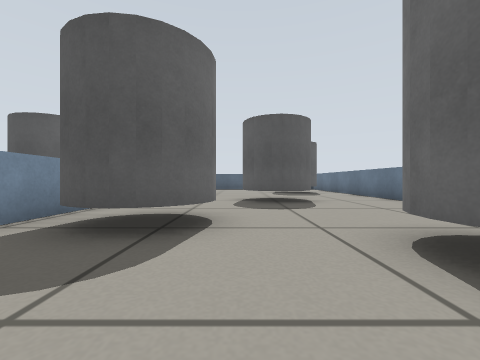
view 1 (above)

22 first-person views from a walk through a Gazebo world. The camera is 0.3 m above the floor, looks level and sees 90° across. The floor is counted in squares, 0.5 m on a side. Each view is taken from the middle of a square. On the plan, view 1 faces up. The plan holds only what a view shows up to about 9 squares ahead; the rest is blank.

view 2
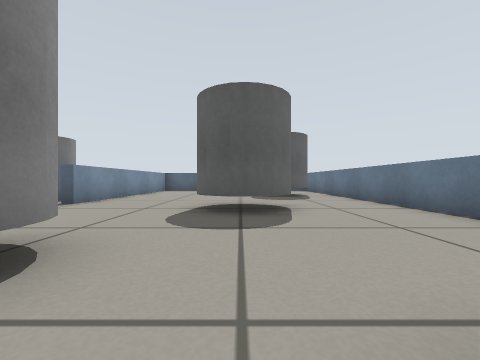

view 3
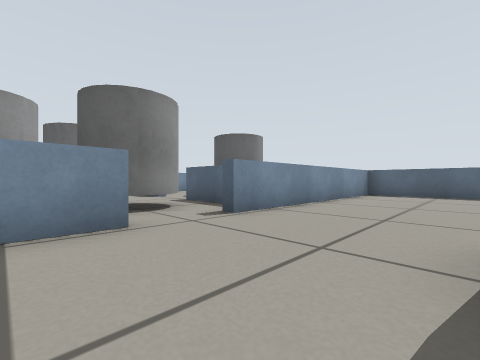

view 4
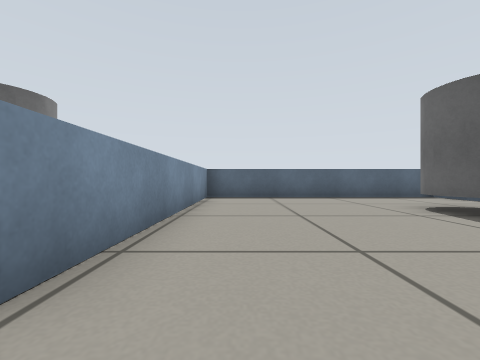

view 5
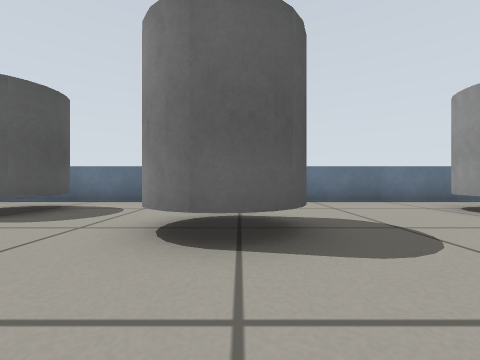

view 6
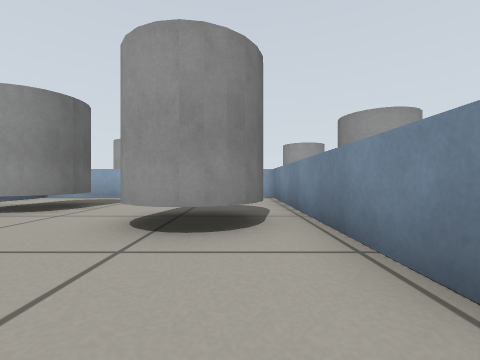

view 7
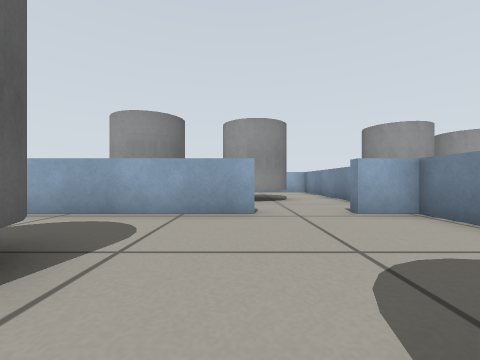

view 8
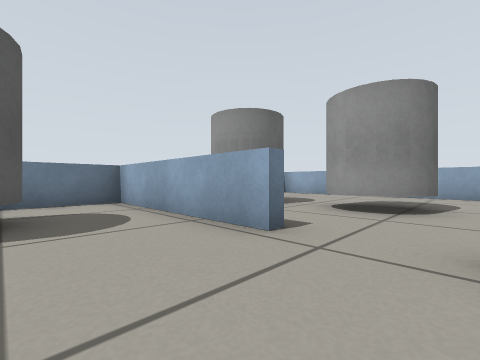

view 9
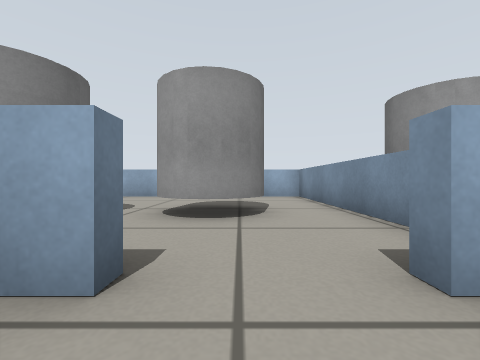

view 10
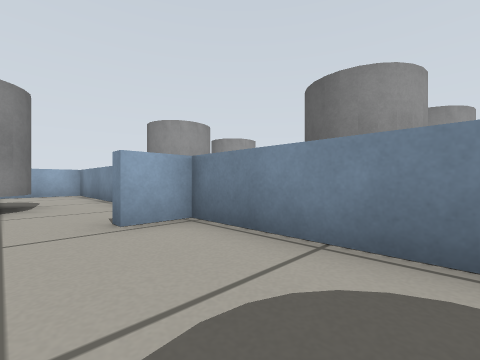

view 11
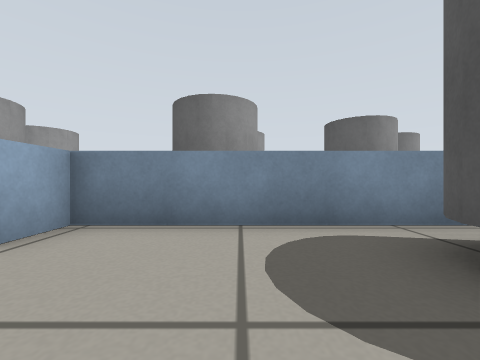

view 12
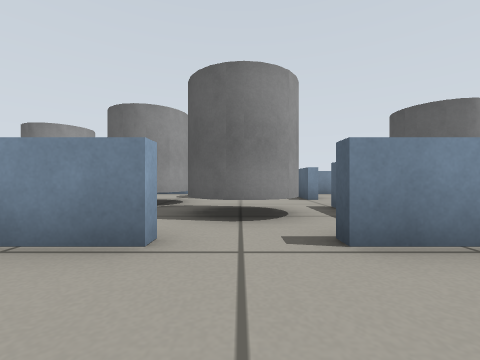

view 13
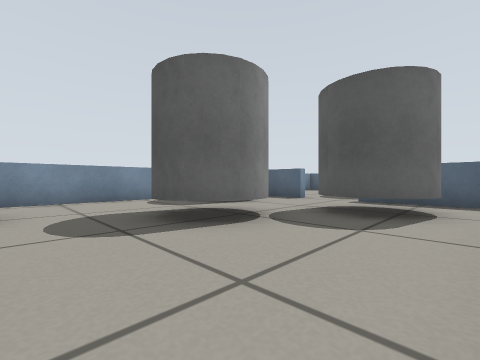

view 14
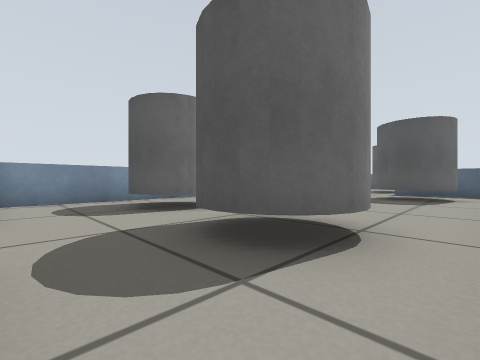

view 15
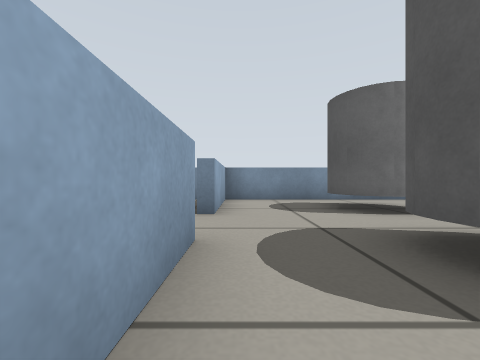

view 16
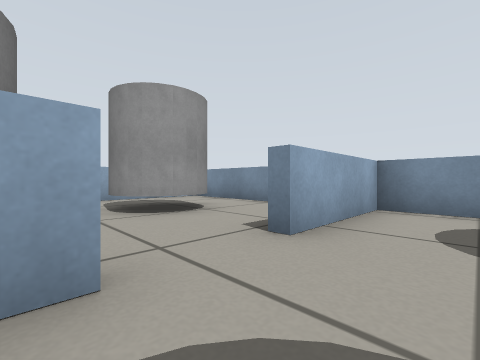

view 17
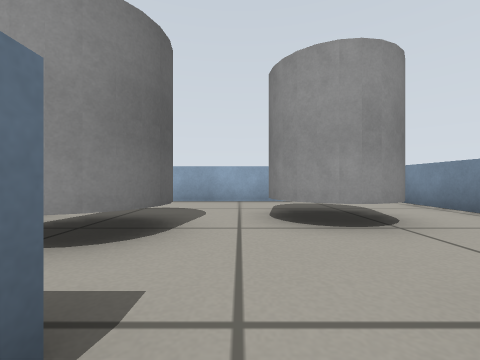

view 18
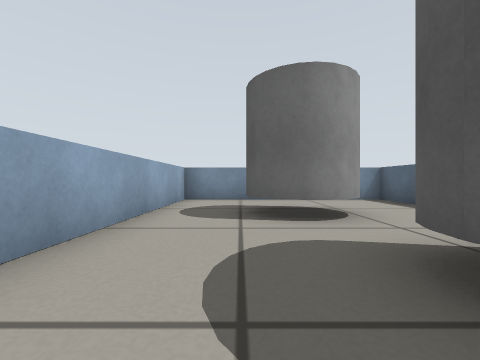

view 19
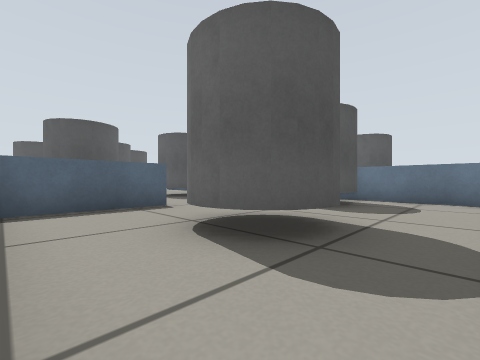

view 20
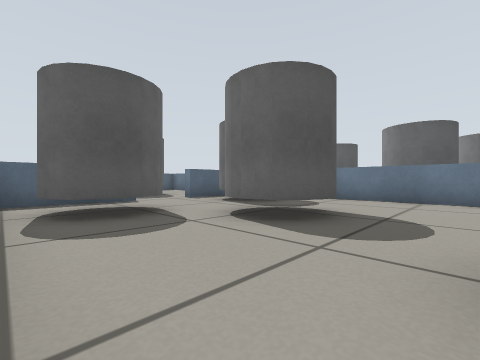

view 21
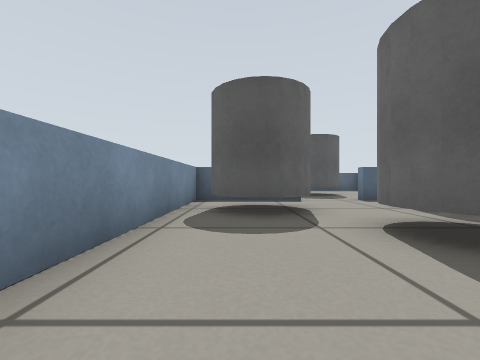

view 22
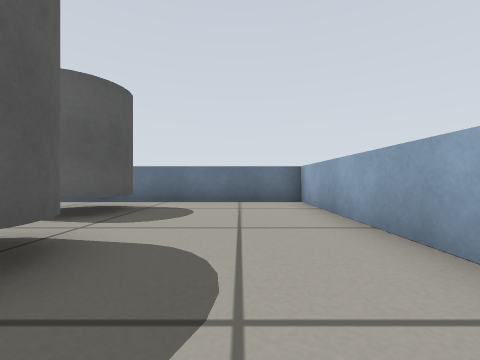

### Floor plan
Key: @ floor where view 1 was taken; # wall or solid block; . floor; C grey cylinder.
Columns run from 12 left of view 1 to 5 right of it. Each row starts with its distance up from view 1.
 16          #########
 15          #.......#
 14          #.......#
 13          #.......#
 12          #....CC.#
 11          #....CC.#
 10          #.......#
  9 ##########.......#
  8 #. C..CC.#...C ..#
  7 #.CC..CC....CCC..#
  6 #.CC CCC.#...C...#
  5 #...CC...#.......#
  4 #...CC...#CC.....#
  3 #........#CC..C..#
  2 #..C.....#....CC.#
  1 #.C C.CC.#....C .#
  0 #..C.CCC.#..@....#
 -1 #........#..######
 -2 #........#...   .#
 -3 ####..####....CC.#
 -4  ......CC#.CC.C .#
 -5 #..CC.C C#.CC..C.#
 -6 #..CC..C.#.......#
 -7 #..CC....#.......#
 -8 #........#.......#
 -9 ##################

Positions as (right, up) in squares from view 1, and headings:
1: (0, 0), facing up
2: (1, 2), facing up
3: (0, 5), facing up-left
4: (-2, 7), facing up
5: (-2, 7), facing right
6: (-2, 7), facing down
7: (0, 3), facing down
8: (-2, 1), facing down-right
9: (-1, 0), facing down
10: (-1, 2), facing down-left
11: (0, 1), facing left
12: (-1, 7), facing left
13: (-4, 2), facing up-left
14: (-4, -2), facing up-left
15: (-4, -2), facing left
16: (-6, -1), facing down-left
17: (-7, -2), facing down
18: (-4, -7), facing left
19: (-11, -8), facing up-right
20: (-11, 2), facing up-right
21: (-10, 2), facing up
22: (-2, -7), facing right
